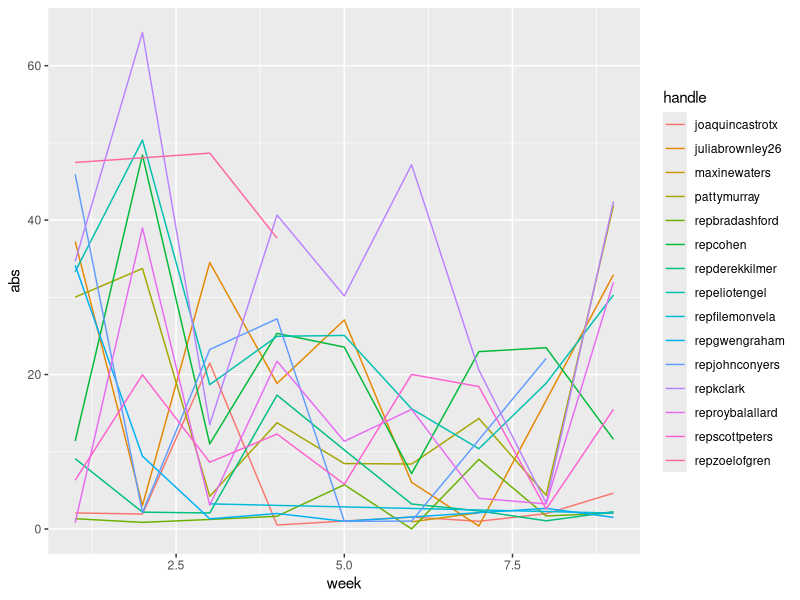
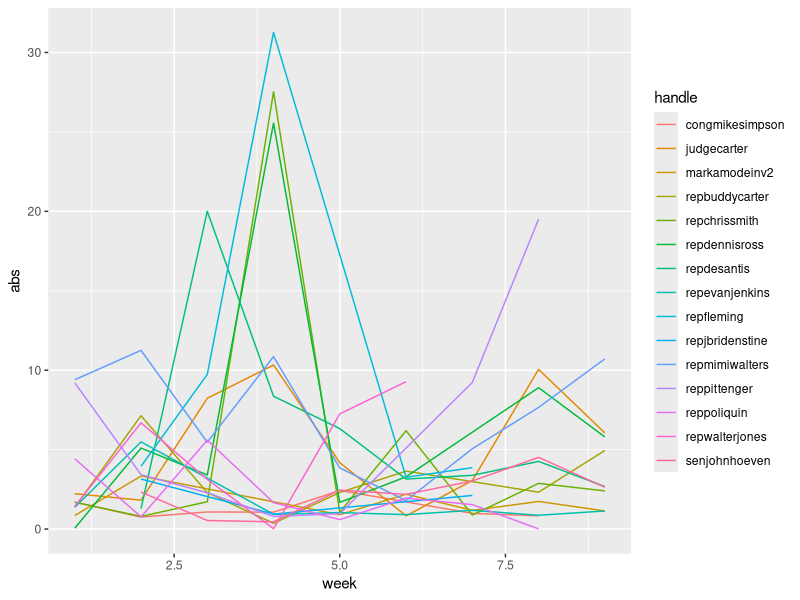

The R source for these figures, in order: (Note: this script raises an error after producing the figures.)
####### HELPER FUNCTIONS #######

# for pretty regression tables
# http://stackoverflow.com/questions/30195718/stargazer-save-to-file-dont-show-in-console
mod_stargazer <- function(title, output.file, append, ...) {
  if(append == FALSE & file.exists(output.file)) {
    file.remove(output.file)
  }
  cat("<h1>", title, "</h1>\n", file=output.file, append=TRUE)
  output <- capture.output(stargazer(ci = TRUE, ...))
  cat(paste(output, collapse = "\n"), "\n", file=output.file, append=TRUE)
}

# for automatically installing missing packages
# http://www.salemmarafi.com/code/install-r-package-automatically/
usePackage <- function(p) 
{
  if (!is.element(p, installed.packages()[,1]))
    install.packages(p, dep = TRUE)
  require(p, character.only = TRUE)
}


####### SETUP #######
# packages
usePackage('lme4')
usePackage('longpower')
usePackage('stargazer')
usePackage('influence.ME')
usePackage('tidyr')
usePackage('car')
usePackage('plyr')
usePackage('printr')
usePackage('ggplot2')
usePackage('sjPlot') # table functions

# which polar-scores? default or count-based
## default
sink("data-files/2016_election_results.txt")

# get data
df <- read.csv('data-files/merged_long.csv', header = TRUE, sep = ",", quote = "\"",
               dec = ".", fill = TRUE, comment.char = "")

## count-based
# sink("data-files/2016_election_results_counts.txt", append = FALSE, split = TRUE)
# 
# # get data
# df <- read.csv('data-files/weekly_averages_long_counts.csv', header = TRUE, sep = ",", quote = "\"",
#                dec = ".", fill = TRUE, comment.char = "")

df.dems <- subset(df, party == "Democrat")
df.reps <- subset(df, party == "Republican")


####### DESCRIPTIVE STATS #######
# show summary stats
summary(df)

# summarize by handle
df.handlemeans <- spread(df, key = week, value = abs)
summary(df.handlemeans)

# summarize by party
by_party <- table(df$week,df$party)
by_party

# summarize by party and week
by_party_week <- ddply(df, .(week, party), summarize,
                       mean = round(mean(abs, na.rm=TRUE), 4),
                       sd = round(sd(abs, na.rm=TRUE), 2),
                       median = round(median(abs, na.rm=TRUE), 2))
by_party_week

# spaghetti plots
take_dems <- sample(unique(df.dems$handle), 15)
df.dem_sample = df.dems[df.dems$handle %in% take_dems, ]
p.dems <- ggplot(data = df.dem_sample, aes(x = week, y = abs, group = handle, colour = handle))
p.dems + geom_line()

take_reps <- sample(unique(df.reps$handle), 15)
df.rep_sample = df.reps[df.reps$handle %in% take_reps, ]
p.reps <- ggplot(data = df.rep_sample, aes(x = week, y = abs, group = handle, colour = handle))
p.reps + geom_line()

####### REGRESSION MODELS #######
# linear mixed-effects models
# REML vs ML 
# https://stats.stackexchange.com/questions/48671/what-is-restricted-maximum-likelihood-and-when-should-it-be-used
lmm.null <- lmer(abs ~ 1 + (1|handle), data = df, REML = FALSE)
summary(lmm.null)
lmm1a <- lmer(abs ~ week + ( 1 | handle ), data = df, REML = FALSE)
summary(lmm1a)
lmm1b <- lmer(abs ~ party + (1|handle), data = df, REML = FALSE)
summary(lmm1a)
lmm2a <- lmer(abs ~ week + (week | handle), data = df, REML = FALSE)
summary(lmm2a)
lmm2b <- lmer(abs ~ party + (week | handle), data = df, REML = FALSE)
summary(lmm2b)
lmm3 <- lmer(abs ~ party + week + (1|handle), data = df, REML = FALSE)
summary(lmm3)
lmm4 <- lmer(abs ~ party * week + (1|handle), data = df, REML = FALSE)
summary(lmm4)
lmm5 <- lmer(abs ~ party * week + (1+week|handle), data = df, REML = FALSE)
summary(lmm5)
lmm5.null <- lmer(abs ~ party + week + (1+week|handle), data = df, REML = FALSE)
summary(lmm5.null)
lmm5.res <- resid(lmm5)

# NOTE: LH 5/11 - no reason to run these?
# lmm4 <- lmer(abs ~ party * week + (week | handle), data = df)
# summary(lmm3)
# lmm3b <- lmer(abs ~ party * week + (1+week | handle), data = df)
# summary(lmm3b)
# lmm6 <- lm(abs ~ party * week, data = df)
# summary(lmm6)

# null vs week
anova(lmm.null, lmm1a, refit=FALSE)

# week vs RE for week
anova(lmm1a, lmm2a, refit=FALSE)

# week vs week & party
anova(lmm1a, lmm3, refit=FALSE)

# additive vs interactions
anova(lmm3, lmm4, refit=FALSE)

# random slopes
anova(lmm5.null, lmm5, refit=FALSE)

lmmpower(lmm5, pct.change = 0.10, t = seq(0,9,1), power = 0.90)

# check assumptions
# plot(df$handle, lmm5.res, ylab="Residuals", xlab="Week", main="Partisanship")
# abline(0,0)

plot(residuals(lmm5))
hist(residuals(lmm5))
qqnorm(residuals(lmm5))

# # Q-Q plot looked skewed, so do some checking on outliers
# estex.lmm5 <- influence(lmm5, "handle")
# 
# # dfbetas(estex.lmm5, parameters=c(2,3))
# 
# # plot(estex.lmm5,
# #      which="dfbetas",
# #      parameters=c(2,3),
# #      xlab="DFbetaS",
# #      ylab="handle")
# 
# df.cooks <- cooks.distance(estex.lmm5, parameter = 3, sort = TRUE)
# 
# # plot(estex.lmm5, which="cook",
# #      cutoff=.009, sort=TRUE,
# #      xlab="Cook´s Distance",
# #      ylab="handle")
# 
# # which(df.cooks > 4/444)
# 
# # df.cooks
# 
# # leave out outliers
# print(lmm5, cor=FALSE)
# lmm.exclude1 <- exclude.influence(lmm5,
#                                   "handle", "RepThompson")
# print(lmm.exclude1, cor=FALSE)
# lmm.exclude2 <- exclude.influence(lmm5,
#                                   "handle", "RepDennyHeck")
# print(lmm.exclude2, cor=FALSE)
# lmm.exclude3 <- exclude.influence(lmm5,
#                                   "handle", "RepLawrence")
# print(lmm.exclude3, cor=FALSE)
# lmm.exclude4 <- exclude.influence(lmm5,
#                                   "handle", "RepPaulTonko")
# print(lmm.exclude4, cor=FALSE)
# lmm.exclude5 <- exclude.influence(lmm5,
#                                   "handle", "repdonbeyer")
# print(lmm.exclude5, cor=FALSE)
# lmm.exclude6 <- exclude.influence(lmm5,
#                                   "handle", "DonaldNorcross")
# print(lmm.exclude6, cor=FALSE)

# separate for Dems and Reps to get at interaction term
lmm_dem.null <- lmer(abs ~ (1+week|handle), data = subset(df, party == "Democrat"), REML = FALSE)
summary(lmm_dem.null)
lmm_dem <- lmer(abs ~ week + (1+week|handle), data = subset(df, party == "Democrat"), REML = FALSE)
summary(lmm_dem)
anova(lmm_dem.null, lmm_dem)
lmm_rep.null <- lmer(abs ~ (1+week|handle), data = subset(df, party == "Republican"), REML = FALSE)
summary(lmm_rep.null)
lmm_rep <- lmer(abs ~ week + (1+week|handle), data = subset(df, party == "Republican"), REML = FALSE)
summary(lmm_rep)
anova(lmm_rep.null, lmm_rep)

# make pretty tables
# mod_stargazer("Linear Mixed Models", "mixed_models.html",
#               lmm5, lmm_dem, lmm_rep,
#               type = "html",
#               append = FALSE)
sjt.lmer(lmm5)
sjt.lmer(lmm_dem, lmm_rep)

# run again with just weeks 3-9
# week 2 had a gun control debate that throws off all Dems
df.last_7_weeks <- df[ which(df$week > 2), ]
lmm5.last_7_weeks <- lmer(abs ~ party * week + (1+week|handle), data = df.last_7_weeks, REML = FALSE)
summary(lmm5.last_7_weeks)
lmm5.null.last_7_weeks <- lmer(abs ~ party + week + (1+week|handle), data = df.last_7_weeks, REML = FALSE)
summary(lmm5.null.last_7_weeks)

anova(lmm5.null.last_7_weeks, lmm5.last_7_weeks)

# separate for Dems and Reps to get at interaction term (last 6 weeks)
lmm_dem.last_7_weeks.null <- lmer(abs ~ (1+week|handle), data = subset(df.last_7_weeks, party == "Democrat"), REML = FALSE)
summary(lmm_dem.last_7_weeks.null)
lmm_dem.last_7_weeks <- lmer(abs ~ week + (1+week|handle), data = subset(df.last_7_weeks, party == "Democrat"), REML = FALSE)
summary(lmm_dem.last_7_weeks)
anova(lmm_dem.last_7_weeks.null, lmm_dem.last_7_weeks)
lmm_rep.last_7_weeks.null <- lmer(abs ~ (1+week|handle), data = subset(df.last_7_weeks, party == "Republican"), REML = FALSE)
summary(lmm_rep.last_7_weeks.null)
lmm_rep.last_7_weeks <- lmer(abs ~ week + (1+week|handle), data = subset(df.last_7_weeks, party == "Republican"), REML = FALSE)
summary(lmm_rep.last_7_weeks)
anova(lmm_rep.last_7_weeks.null, lmm_rep.last_7_weeks)

sjt.lmer(lmm5.last_7_weeks)
sjt.lmer(lmm_dem.last_7_weeks, lmm_rep.last_7_weeks)